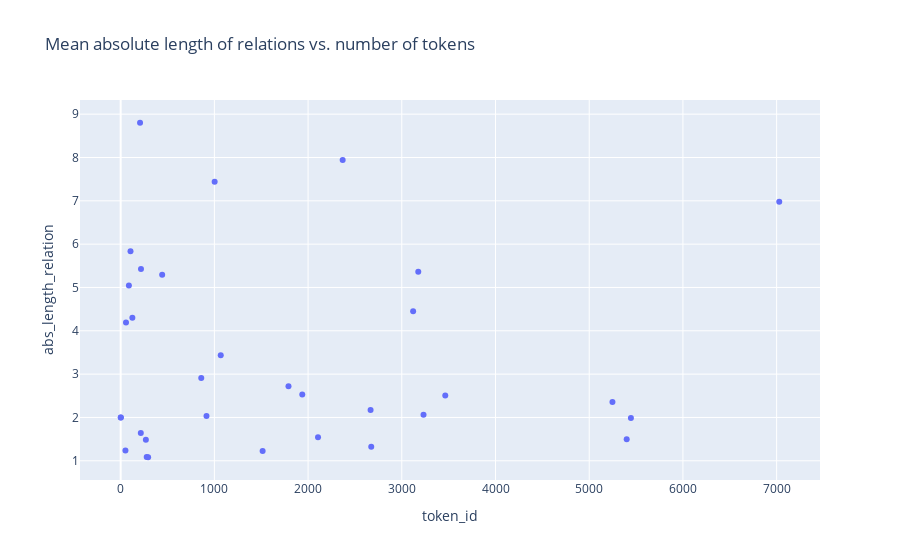

The notebook cell saved with this chart:
### Code cell
df = df_ud.groupby("deprel_universal").agg({"abs_length_relation":"mean", "token_id":"count"}).sort_values("token_id", ascending=False).reset_index()
df = df.merge(pd.Series(D_RELATIONS, name="keep"), left_on="deprel_universal", right_index=True).sort_values("token_id", ascending=False)
fig = px.scatter(df.sort_values(by="keep", ascending=False), y="abs_length_relation", x="token_id", hover_data="deprel_universal",title="Mean absolute length of relations vs. number of tokens")
fig.show()
# fig.write_html("../images/universal-dependencies/UD_EWT_mean_length_relations_vs_count.html")

### Figure 1 — Plotly figure (JSON) as saved in the notebook; plotly's stock layout.template omitted (floating-point values rounded to 4 significant figures)
{"data": [{"customdata": [["aux"], ["amod"], ["flat"], ["xcomp"], ["cop"], ["case"], ["acl"], ["obj"], ["nummod"], ["obl"], ["advmod"], ["nmod"], ["nsubj"], ["det"], ["iobj"], ["expl"], ["vocative"], ["dislocated"], ["csubj"], ["dep"], ["discourse"], ["parataxis"], ["punct"], ["advcl"], ["appos"], ["fixed"], ["ccomp"], ["compound"], ["cc"], ["mark"], ["conj"], ["root"], ["orphan"]], "hovertemplate": "token_id=%{x}<br>abs_length_relation=%{y}<br>deprel_universal=%{customdata[0]}<extra></extra>", "legendgroup": "", "marker": {"color": "#636efa", "symbol": "circle"}, "mode": "markers", "name": "", "orientation": "v", "showlegend": false, "type": "scatter", "x": [2106, 2674, 278, 860, 916, 5445, 1068, 2667, 269, 3121, 3232, 3464, 5248, 5400, 51, 215, 57, 88, 105, 2, 125, 207, 7028, 1003, 217, 293, 443, 1515, 1791, 1938, 2369, 3176, 1], "xaxis": "x", "y": [1.545, 1.326, 1.09, 2.913, 2.032, 1.988, 3.436, 2.174, 1.483, 4.451, 2.063, 2.505, 2.357, 1.496, 1.235, 1.642, 4.193, 5.045, 5.838, 2, 4.304, 8.802, 6.979, 7.443, 5.424, 1.082, 5.291, 1.226, 2.723, 2.528, 7.942, 5.362, 2], "yaxis": "y"}], "layout": {"legend": {"tracegroupgap": 0}, "title": {"text": "Mean absolute length of relations vs. number of tokens"}, "xaxis": {"anchor": "y", "domain": [0, 1], "title": {"text": "token_id"}}, "yaxis": {"anchor": "x", "domain": [0, 1], "title": {"text": "abs_length_relation"}}}}
